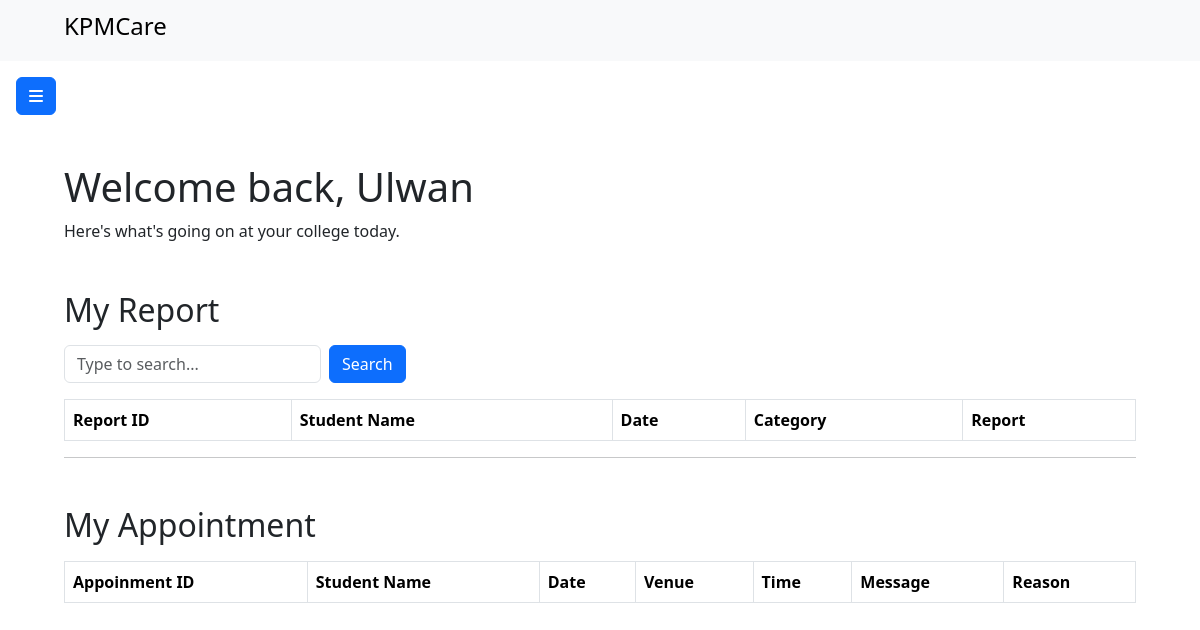
The page /intervention/lecturer/l22/search on the database as committed earlier.
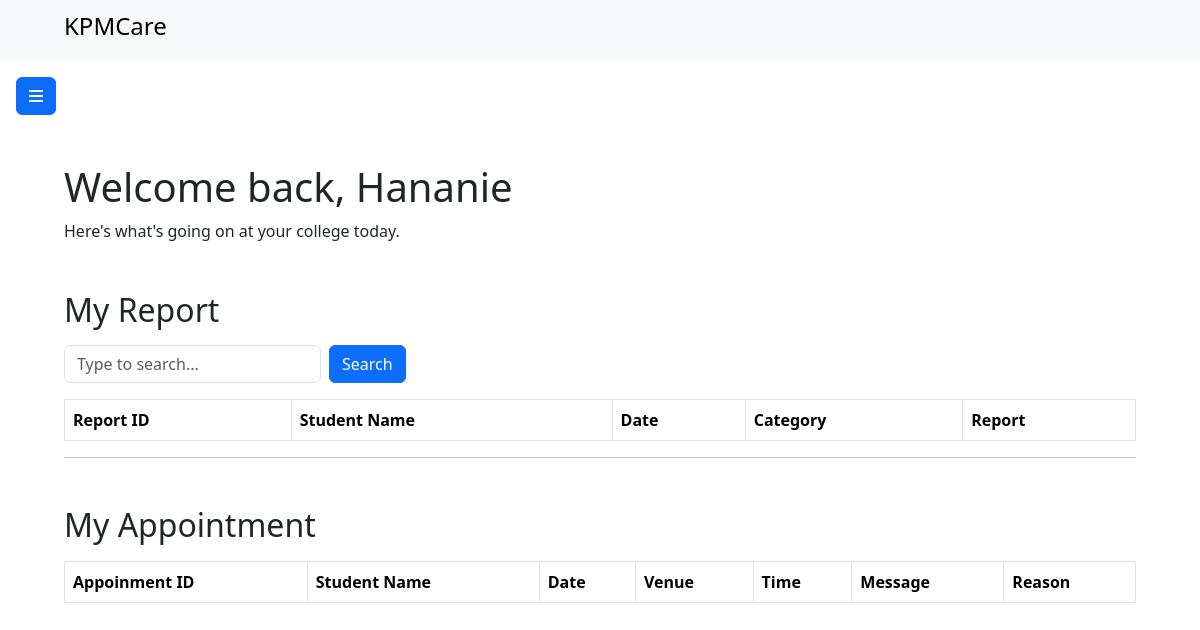
The same page on the database as committed later.
### intervention/models.py (models this page shows)
class Mentor(models.Model):
    mentorId = models.CharField(max_length=5, primary_key=True)
    mentorName = models.CharField(max_length=200)  # Changed TextField to CharField for consistency
    password = models.CharField(max_length=128)

### intervention/views.py (the view)
# urls.py: path("lecturer/<str:mentorId>/search", views.searchReport, name="searchReportData"),
def searchReport(request, mentorId):
    searchName = Student.objects.filter(Q(studentName=request.GET.get('searchItem')))
    lecturer = Mentor.objects.get(mentorId=mentorId)
    report = Report.objects.all().values
    studentDetails = Student.objects.all().values
    appointment = Appointment.objects.filter(mentor=mentorId).values()
    lecturer_details = {
        'mode':'search',
        'lecturerDetails': lecturer,
        'reports': report,
        'studentDetails':studentDetails,
        'searchName': searchName,
        'appointmentDetails': appointment,
    }
    return render(request,'lecturer_page.html', lecturer_details)

### intervention/templates/lecturer_page.html (shortened to what this page needs)
{% load static%}
<!DOCTYPE html >
<html lang="en">
<head>
<link href="https://cdn.jsdelivr.net/npm/bootstrap@5.3.2/dist/css/bootstrap.min.css" rel="stylesheet"
>
<link rel="stylesheet" href="{% static 'style.css'%}">
</head>
<body>
    <nav class="navbar bg-body-tertiary">
        <div class="container-fluid">
            <span class="navbar-brand my-nav mb-0 h1">
                <img src="{% static 'assets/LogoKPM.png' %}" alt="" width="40">
                <h4>KPMCare</h4>
            </span>
        </div>
    </nav>
    <main>
        <button class="btn btn-primary" type="button" data-bs-toggle="offcanvas" data-bs-target="#leftOffcanvas"
            aria-controls="leftOffcanvas">
            <i class="fa-solid fa-bars"></i>
        </button>
        <div class="content">
            <h1>Welcome back, {{lecturerDetails.mentorName}}</h1>
              <p class="fw-lighter">Here's what's going on at your college today.</p>
            <div class="title-header mt-5 mb-2">
                <h2>My Report</h2>
            </div>
            <form class="row g-2 w-10" action="{% url 'searchReportData' lecturerDetails.mentorId %}">
                <div class="col-auto">
                    <input class="form-control mb-2" list="datalistOptions" name="searchItem" id="exampleDataList"
                        placeholder="Type to search...">
                </div>
                <div class="col-auto">
                    <button type="submit" class="btn btn-primary mb-3">Search</button>
                </div>
            </form>
            {% if mode == 'search'%}
            <table class="table table-striped table-hover table-bordered">
                <thead>
                    <tr>
                        <th scope="col">Report ID</th>
                        <th scope="col">Student Name</th>
                        <th scope="col">Date</th>
                        <th scope="col">Category</th>
                        <th scope="col">Report</th>
                    </tr>
                </thead>
            </table>
            {%endif%}
            <hr>
            <div class="title-header mb-2 mt-5">
                <h2>My Appointment</h2>
            </div>
            <table class="table table-striped table-hover table-bordered">
                <thead>
                    <tr>
                        <th scope="col">Appoinment ID</th>
                        <th scope="col">Student Name</th>
                        <th scope="col">Date</th>
                        <th scope="col">Venue</th>
                        <th scope="col">Time</th>
                        <th scope="col">Message</th>
                        <th scope="col">Reason</th>
                    </tr>
                </thead>
            </table>
        </div>
    </main>
</body>
</head>
</html>

Rows that differ between the two databases and show on the page:
changed Mentor: mentorName "Ulwan" → "Hananie"
